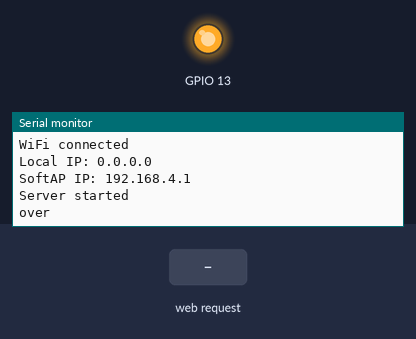
Recording of a sketch running on a simulated ESP8266 (NodeMCU). On the bench: output pins drawn as LEDs (lit = HIGH), the last lines printed to the serial monitor. The inputs (shaded band) are chosen by the test bench. WiFi joins after 1.5 s; servers stay silent unless stated; a WiFi scan finds three made-up networks; EEPROM starts erased.

Above: at 5.1 s.
5.2 s: HTTP request GET /setting received
At 6.4 s:
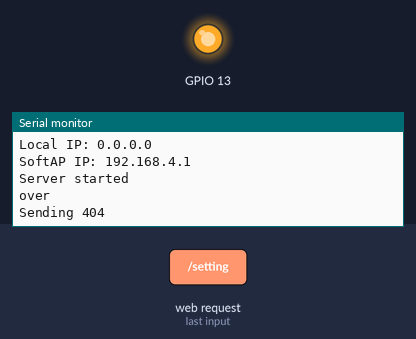
6.7 s: HTTP request GET /setting?ssid=1&pass=1 received
At 7.0 s:
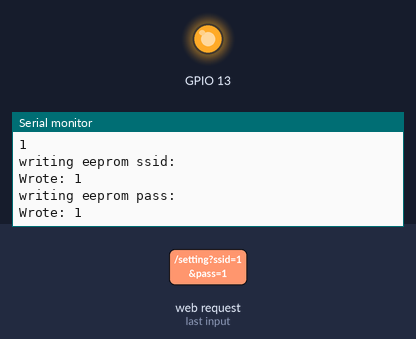
Timing chart, 0 to 9.7 s (numbered marks = the images above; inputs shaded):
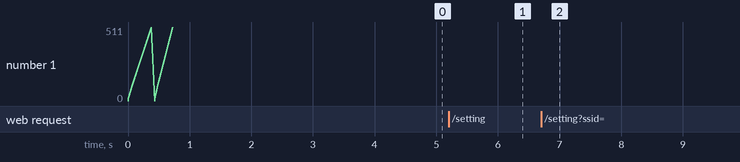

Measured:
- after the input at 5.2 s, the serial monitor: prints a new line at once (image 1)
- after the input at 6.7 s, the serial monitor: prints a new line at once (image 2)

The sketch:

ESP8266_eep.ino
```cpp
#include <ESP8266WiFi.h>
#include <ESP8266WebServer.h>
#include <EEPROM.h>

ESP8266WebServer server(80);

const char* ssid = "test";
const char* passphrase = "test";
String st;
String content;
int statusCode;

void clear_eeprom()
{
  EEPROM.begin(512);
  // write a 0 to all 512 bytes of the EEPROM
  for (int i = 0; i < 512; i++)
    EEPROM.write(i, 0);

  // turn the LED on when we're done
  pinMode(13, OUTPUT);
  digitalWrite(13, HIGH);
  EEPROM.end();
}


void dump_eeprom()
{
  for( int address=0; address<512; address++){
    // read a byte from the current address of the EEPROM
    int value = EEPROM.read(address);

    Serial.print(address);
    Serial.print("\t");
    Serial.print(value, DEC);
    Serial.println();
  }
}
void setup() {


  Serial.begin(115200);
dump_eeprom();

  clear_eeprom();
dump_eeprom();

  EEPROM.begin(512);
  delay(10);
  Serial.println();
  Serial.println();
  Serial.println("Startup");

  for (int i = 0; i < 96; ++i) { EEPROM.write(i, 0); }
  EEPROM.commit();


  delay(1000);

  // read eeprom for ssid and pass
  Serial.println("Reading EEPROM ssid");
  String esid;
  for (int i = 0; i < 32; ++i)
    {
      esid += char(EEPROM.read(i));
    }
  Serial.print("SSID: ");
  Serial.println("["+esid+"]");
  Serial.println("Reading EEPROM pass");
  String epass = "";
  for (int i = 32; i < 96; ++i)
    {
      char c =  char(EEPROM.read(i));
      epass += c;
    }
  Serial.print("PASS: ");
  Serial.println("[" + epass + "]");

  Serial.println("sid.length=" + String( esid.length() ) + "" );
  Serial.println("pass.length=" + String( epass.length() ) + "" );

  if ( esid[0]!=0 && esid.length() > 2 ) {
      WiFi.begin(esid.c_str(), epass.c_str());
      if (testWifi()) {
        launchWeb(0);
        return;
      }
  }
  setupAP();
}

bool testWifi(void) {
  int c = 0;
  Serial.println("Waiting for Wifi to connect");
  while ( c < 20 ) {
    if (WiFi.status() == WL_CONNECTED) { return true; }
    delay(500);
    Serial.print(WiFi.status());
    c++;
  }
  Serial.println("");
  Serial.println("Connect timed out, opening AP");
  return false;
}

void launchWeb(int webtype) {
  Serial.println("");
  Serial.println("WiFi connected");
  Serial.print("Local IP: ");
  Serial.println(WiFi.localIP());
  Serial.print("SoftAP IP: ");
  Serial.println(WiFi.softAPIP());
  createWebServer(webtype);
  // Start the server
  server.begin();
  Serial.println("Server started");
}

void setupAP(void) {
  WiFi.mode(WIFI_STA);
  WiFi.disconnect();
  delay(100);
  int n = WiFi.scanNetworks();
  Serial.println("scan done");
  if (n == 0)
    Serial.println("no networks found");
  else
  {
    Serial.print(n);
    Serial.println(" networks found");
    for (int i = 0; i < n; ++i)
     {
      // Print SSID and RSSI for each network found
      Serial.print(i + 1);
      Serial.print(": ");
      Serial.print(WiFi.SSID(i));
      Serial.print(" (");
      Serial.print(WiFi.RSSI(i));
      Serial.print(")");
      Serial.println((WiFi.encryptionType(i) == ENC_TYPE_NONE)?" ":"*");
      delay(10);
     }
  }
  Serial.println("");
  st = "<ol>";
  for (int i = 0; i < n; ++i)
    {
      // Print SSID and RSSI for each network found
      st += "<li>";
      st += WiFi.SSID(i);
      st += " (";
      st += WiFi.RSSI(i);
      st += ")";
      st += (WiFi.encryptionType(i) == ENC_TYPE_NONE)?" ":"*";
      st += "</li>";
    }
  st += "</ol>";
  delay(100);
  WiFi.softAP(ssid, passphrase, 6);
  Serial.println("softap");
  launchWeb(1);
  Serial.println("over");
}

void createWebServer(int webtype)
{
  if ( webtype == 1 ) {
    server.on("/", []() {
        IPAddress ip = WiFi.softAPIP();
        String ipStr = String(ip[0]) + '.' + String(ip[1]) + '.' + String(ip[2]) + '.' + String(ip[3]);
        content = "<!DOCTYPE HTML>\r\n<html>Hello from ESP8266 at ";
        content += ipStr;
        content += "<p>";
        content += st;
        content += "</p><form method='get' action='setting'><label>SSID: </label><input name='ssid' length=32><input name='pass' length=64><input type='submit'></form>";
        content += "</html>";
        server.send(200, "text/html", content);
    });
    server.on("/setting", []() {
        String qsid = server.arg("ssid");
        String qpass = server.arg("pass");
        if (qsid.length() > 0 && qpass.length() > 0) {
          Serial.println("clearing eeprom");
          for (int i = 0; i < 96; ++i) { EEPROM.write(i, 0); }
          Serial.println(qsid);
          Serial.println("");
          Serial.println(qpass);
          Serial.println("");

          Serial.println("writing eeprom ssid:");
          for (int i = 0; i < qsid.length(); ++i)
            {
              EEPROM.write(i, qsid[i]);
              Serial.print("Wrote: ");
              Serial.println(qsid[i]);
            }
          Serial.println("writing eeprom pass:");
          for (int i = 0; i < qpass.length(); ++i)
            {
              EEPROM.write(32+i, qpass[i]);
              Serial.print("Wrote: ");
              Serial.println(qpass[i]);
            }
          EEPROM.commit();
          content = "{\"Success\":\"saved to eeprom... reset to boot into new wifi\"}";
          statusCode = 200;
        } else {
          content = "{\"Error\":\"404 not found\"}";
          statusCode = 404;
          Serial.println("Sending 404");
        }
        server.send(statusCode, "application/json", content);
    });
  } else if (webtype == 0) {
    server.on("/", []() {
      IPAddress ip = WiFi.localIP();
      String ipStr = String(ip[0]) + '.' + String(ip[1]) + '.' + String(ip[2]) + '.' + String(ip[3]);
      server.send(200, "application/json", "{\"IP\":\"" + ipStr + "\"}");
    });
    server.on("/cleareeprom", []() {
      content = "<!DOCTYPE HTML>\r\n<html>";
      content += "<p>Clearing the EEPROM</p></html>";
      server.send(200, "text/html", content);
      Serial.println("clearing eeprom");
      for (int i = 0; i < 96; ++i) { EEPROM.write(i, 0); }
      EEPROM.commit();
    });
  }
}

void loop() {
  server.handleClient();
}
```
